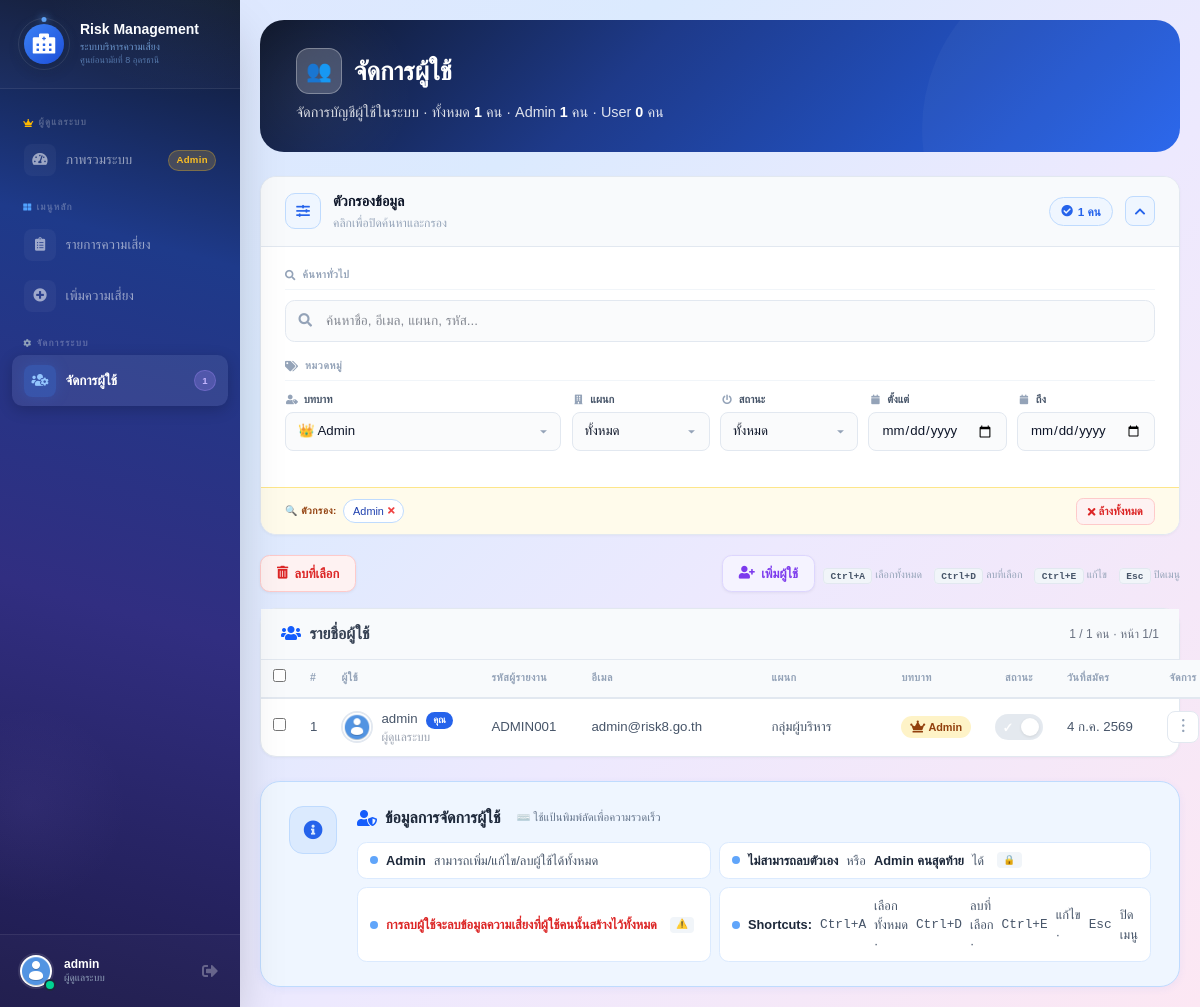
Screenshot of /users.php?role=admin (signed in) with the database file from the repository.
### tables this page shows
CREATE TABLE IF NOT EXISTS users (
    id INT AUTO_INCREMENT PRIMARY KEY,
    reporter_code VARCHAR(255) NOT NULL,
    username VARCHAR(50) NOT NULL,
    fullname VARCHAR(255) DEFAULT NULL,
    email VARCHAR(100) DEFAULT NULL,
    phone VARCHAR(20) DEFAULT NULL,
    department VARCHAR(255) DEFAULT NULL,
    password VARCHAR(255) NOT NULL,
    role ENUM('admin','user') DEFAULT 'user',
    enabled TINYINT(1) NOT NULL DEFAULT 1 COMMENT '0=ถูกระงับ, 1=ใช้งานได้',
    avatar VARCHAR(255) DEFAULT NULL,
    created_at TIMESTAMP DEFAULT CURRENT_TIMESTAMP,
    updated_at TIMESTAMP DEFAULT CURRENT_TIMESTAMP ON UPDATE CURRENT_TIMESTAMP,
    UNIQUE KEY username (username),
    UNIQUE KEY email (email),
    UNIQUE KEY reporter_code (reporter_code)
);

### users.php (the view, shortened to what this page needs)
<?php
require_once 'config/db.php';
function thaiDateShort($date) {
    $ts = strtotime($date);
    $months = ['', 'ม.ค.', 'ก.พ.', 'มี.ค.', 'เม.ย.', 'พ.ค.', 'มิ.ย.', 'ก.ค.', 'ส.ค.', 'ก.ย.', 'ต.ค.', 'พ.ย.', 'ธ.ค.'];
    return date('j', $ts) . ' ' . $months[date('n', $ts)] . ' ' . (date('Y', $ts) + 543);
}
$search       = trim($_GET['search'] ?? '');
$role_filter  = $_GET['role'] ?? '';
$dept_filter  = $_GET['department'] ?? '';
$status_filter = $_GET['status'] ?? '';
$date_from    = $_GET['date_from'] ?? '';
$date_to      = $_GET['date_to'] ?? '';
$page    = max(1, (int)($_GET['page'] ?? 1));
$perPage = 10;
$offset  = ($page - 1) * $perPage;
$where  = "WHERE 1=1";
$params = [];
if ($role_filter !== '') {
    $where .= " AND role = ?";
    $params[] = $role_filter;
}
$countStmt = $pdo->prepare("SELECT COUNT(*) FROM users $where");
$countStmt->execute($params);
$totalUsers = $countStmt->fetchColumn();
$totalPages = ceil($totalUsers / $perPage);
$dataSql = "SELECT id, username, fullname, email, phone, department, role, avatar, reporter_code, enabled, created_at FROM users $where ORDER BY id DESC LIMIT $perPage OFFSET $offset";
$stmt = $pdo->prepare($dataSql);
$stmt->execute($params);
$users = $stmt->fetchAll();
$adminCount = $pdo->query("SELECT COUNT(*) FROM users WHERE role = 'admin'")->fetchColumn();
$hasActiveFilters = ($search !== '' || $role_filter !== '' || $dept_filter !== '' || $status_filter !== '' || $date_from !== '' || $date_to !== '');
function buildUserPageUrl($page, $currentParams)
{
    $query = $currentParams;
    $query['page'] = $page;
    return 'users.php?' . http_build_query($query);
}
?>
<?php include 'includes/header.php'; ?>
<div class="flex h-screen">
    <?php include 'includes/sidebar.php'; ?>
    <div class="flex-1 p-4 md:p-5 overflow-y-auto">
        <div class="page-container">
            <div class="page-header">
                <h1><span class="icon-circle">👥</span> จัดการผู้ใช้</h1>
                <p>จัดการบัญชีผู้ใช้ในระบบ · ทั้งหมด <strong><?= number_format($totalUsers) ?></strong> คน · Admin <strong><?= $adminCount ?></strong> คน · User <strong><?= number_format($totalUsers - $adminCount) ?></strong> คน</p>
            </div>
            <div class="filter-card">
                <div class="filter-header" onclick="toggleFilter()">
                    <div class="filter-header-left">
                        <div class="filter-icon-circle"><i class="fas fa-sliders-h"></i></div>
                        <div>
                            <div class="filter-title">ตัวกรองข้อมูล</div>
                            <div class="filter-subtitle">คลิกเพื่อ<?= $hasActiveFilters ? 'ปิด' : 'เปิด' ?>ค้นหาและกรอง</div>
                        </div>
                    </div>
                    <div class="filter-header-right">
                        <?php if ($hasActiveFilters): ?><span class="filter-count-badge"><i class="fas fa-check-circle"></i> <?= number_format($totalUsers) ?> คน</span><?php endif; ?>
                        <div class="filter-toggle-icon <?= $hasActiveFilters ? 'open' : '' ?>" id="filterToggleIcon"><i class="fas fa-chevron-down"></i></div>
                    </div>
                </div>
                <div class="filter-collapse <?= $hasActiveFilters ? 'open' : '' ?>" id="filterCollapse">
                    <form method="GET" id="filterForm" action="users.php">
                        <div class="filter-body">
                            <div class="filter-section">
                                <div class="filter-section-title"><i class="fas fa-search"></i> ค้นหาทั่วไป</div>
                                <div class="search-row">
                                    <div class="search-box"><i class="fas fa-search search-icon"></i><input type="text" name="search" id="searchInput" value="<?= htmlspecialchars($search) ?>" placeholder="ค้นหาชื่อ, อีเมล, แผนก, รหัส..." autocomplete="off"></div>
                                </div>
                            </div>
                            <div class="filter-section">
                                <div class="filter-section-title"><i class="fas fa-tags"></i> หมวดหมู่</div>
                                <div class="filter-grid-5">
                                    <div class="filter-group"><label class="filter-label"><i class="fas fa-user-tag"></i> บทบาท</label><select name="role" class="filter-input auto-submit">
                                            <option value="admin" <?= $role_filter === 'admin' ? 'selected' : '' ?>>👑 Admin</option>
                                        </select></div>
                                    <div class="filter-group"><label class="filter-label"><i class="fas fa-building"></i> แผนก</label><select name="department" class="filter-input auto-submit">
                                            <option value="">ทั้งหมด</option>
                                        </select></div>
                                    <div class="filter-group"><label class="filter-label"><i class="fas fa-power-off"></i> สถานะ</label><select name="status" class="filter-input auto-submit">
                                            <option value="">ทั้งหมด</option>
                                        </select></div>
                                    <div class="filter-group"><label class="filter-label"><i class="fas fa-calendar"></i> ตั้งแต่</label><input type="date" name="date_from" value="<?= htmlspecialchars($date_from) ?>" class="filter-input auto-submit" max="<?= date('Y-m-d') ?>"></div>
                                    <div class="filter-group"><label class="filter-label"><i class="fas fa-calendar"></i> ถึง</label><input type="date" name="date_to" value="<?= htmlspecialchars($date_to) ?>" class="filter-input auto-submit" max="<?= date('Y-m-d') ?>"></div>
                                </div>
                            </div>
                        </div>
                        <?php if ($hasActiveFilters): ?>
                            <div class="active-filters-bar"><span class="active-filters-label">🔍 ตัวกรอง:</span>
                                <?php if ($role_filter): ?><span class="filter-tag"><?= $role_filter === 'admin' ? 'Admin' : 'User' ?> <a href="<?= buildUserPageUrl(1, array_merge($_GET, ['role' => ''])) ?>" class="remove-tag"><i class="fas fa-times"></i></a></span><?php endif; ?>
                                <a href="users.php" class="btn-clear-all"><i class="fas fa-times"></i> ล้างทั้งหมด</a>
                            </div>
                        <?php endif; ?>
                    </form>
                </div>
            </div>
            <div class="action-bar">
                <button id="deleteSelected" class="btn-action danger"><i class="fas fa-trash-alt"></i> ลบที่เลือก</button>
                <a href="user_form.php" class="btn-action add" style="margin-left:auto;"><i class="fas fa-user-plus"></i> เพิ่มผู้ใช้</a>
                <span class="shortcuts-hint">
                    <span><kbd>Ctrl+A</kbd> เลือกทั้งหมด</span>
                    <span><kbd>Ctrl+D</kbd> ลบที่เลือก</span>
                    <span><kbd>Ctrl+E</kbd> แก้ไข</span>
                    <span><kbd>Esc</kbd> ปิดเมนู</span>
                </span>
            </div>
            <?php if (empty($users)): ?>
                <div class="empty-state"><i class="fas fa-users-slash"></i>
                    <h3>ไม่พบผู้ใช้</h3>
                    <p><?= ($hasActiveFilters) ? 'ไม่มีข้อมูลตรงตามเงื่อนไข' : 'ยังไม่มีผู้ใช้ในระบบ' ?></p>
                </div>
            <?php else: ?>
                <div class="table-card">
                    <div class="table-header-bar">
                        <span class="font-semibold text-gray-700"><i class="fas fa-users text-blue-600 mr-1"></i> รายชื่อผู้ใช้</span>
                        <span class="text-xs text-gray-500"><?= count($users) ?> / <?= number_format($totalUsers) ?> คน · หน้า <?= $page ?>/<?= max(1, $totalPages) ?></span>
                    </div>
                    <div class="table-responsive">
                        <table>
                            <thead>
                                <tr>
                                    <th style="width:38px;"><input type="checkbox" id="selectAll"></th>
                                    <th style="width:35px;">#</th>
                                    <th style="min-width:150px;">ผู้ใช้</th>
                                    <th style="min-width:100px;">รหัสผู้รายงาน</th>
                                    <th style="min-width:180px;">อีเมล</th>
                                    <th style="min-width:130px;">แผนก</th>
                                    <th style="min-width:80px;">บทบาท</th>
                                    <th style="text-align:center;width:70px;">สถานะ</th>
                                    <th style="min-width:100px;">วันที่สมัคร</th>
                                    <th style="width:45px;text-align:center;">จัดการ</th>
                                </tr>
                            </thead>
                            <tbody>
                                <?php foreach ($users as $index => $user):
                                    $isEnabled = isset($user['enabled']) ? $user['enabled'] : 1;
                                ?>
                                    <tr>
                                        <td><input type="checkbox" class="user-checkbox" value="<?= $user['id'] ?>"></td>
                                        <td class="text-gray-400 text-sm"><?= ($page - 1) * $perPage + $index + 1 ?></td>
                                        <td>
                                            <div class="avatar-cell">
                                                <img src="avatars/<?= htmlspecialchars($user['avatar'] ?: 'default.png') ?>" class="avatar-img-sm" onerror="this.src='avatars/default.png'">
                                                <div style="min-width:0;">
                                                    <div class="font-medium truncate-cell" style="max-width:120px;" title="<?= htmlspecialchars($user['username']) ?>">
                                                        <?= htmlspecialchars($user['username']) ?>
                                                        <?php if ($user['id'] == $_SESSION['user_id']): ?>
                                                            <span class="pill pill-you">คุณ</span>
                                                        <?php endif; ?>
                                                    </div>
                                                    <?php if (!empty($user['fullname'])): ?>
                                                        <div class="text-xs text-gray-400 truncate-cell" style="max-width:120px;" title="<?= htmlspecialchars($user['fullname']) ?>">
                                                            <?= htmlspecialchars($user['fullname']) ?>
                                                        </div>
                                                    <?php endif; ?>
                                                </div>
                                            </div>
                                        </td>
                                        <td>
                                            <span class="truncate-cell" title="<?= htmlspecialchars($user['reporter_code'] ?? '-') ?>">
                                                <?= htmlspecialchars($user['reporter_code'] ?? '-') ?>
                                            </span>
                                        </td>
                                        <td>
                                            <span class="truncate-cell" title="<?= htmlspecialchars($user['email'] ?: '-') ?>">
                                                <?= htmlspecialchars($user['email'] ?: '-') ?>
                                            </span>
                                        </td>
                                        <td>
                                            <span class="truncate-cell" title="<?= htmlspecialchars($user['department'] ?: '-') ?>">
                                                <?= htmlspecialchars($user['department'] ?: '-') ?>
                                            </span>
                                        </td>
                                        <td><span class="pill <?= $user['role'] == 'admin' ? 'pill-admin' : 'pill-user' ?>"><i class="fas <?= $user['role'] == 'admin' ? 'fa-crown' : 'fa-user' ?> text-xs"></i> <?= $user['role'] == 'admin' ? 'Admin' : 'User' ?></span></td>
                                        <td style="text-align:center;">
                                            <label class="switch-wrapper" title="<?= $isEnabled ? 'คลิกเพื่อระงับการใช้งาน' : 'คลิกเพื่อเปิดการใช้งาน' ?>">
                                                <span class="switch-slider"></span>
                                            </label>
                                        </td>
                                        <td class="text-gray-500 text-sm"><?= thaiDateShort($user['created_at']) ?></td>
                                        <td>
                                            <div class="dropdown-wrapper">
                                                <button class="dropdown-toggle" onclick="toggleDropdown(event, 'udm-<?= $user['id'] ?>')" title="เมนู">⋮</button>
                                            </div>
                                        </td>
                                    </tr>
                                <?php endforeach; ?>
                            </tbody>
                        </table>
                    </div>
                </div>
            <?php endif; ?>
            <div class="info-card">
                <div class="info-icon-circle">
                    <i class="fas fa-info-circle"></i>
                </div>
                <div class="info-content">
                    <h4>
                        <i class="fas fa-user-shield text-blue-600"></i>
                        ข้อมูลการจัดการผู้ใช้
                        <span style="font-size:0.7rem;font-weight:400;color:#64748b;margin-left:0.5rem;">⌨️ ใช้แป้นพิมพ์ลัดเพื่อความรวดเร็ว</span>
                    </h4>
                    <ul>
                        <li><span class="dot"></span> <strong>Admin</strong> สามารถเพิ่ม/แก้ไข/ลบผู้ใช้ได้ทั้งหมด</li>
                        <li><span class="dot"></span> <strong>ไม่สามารถลบตัวเอง</strong> หรือ <strong>Admin คนสุดท้าย</strong> ได้ <span class="shortcut">🔒</span></li>
                        <li><span class="dot"></span> <span class="highlight">การลบผู้ใช้จะลบข้อมูลความเสี่ยงที่ผู้ใช้คนนั้นสร้างไว้ทั้งหมด</span> <span class="shortcut">⚠️</span></li>
                        <li><span class="dot"></span> <strong>Shortcuts:</strong> <kbd>Ctrl+A</kbd> เลือกทั้งหมด · <kbd>Ctrl+D</kbd> ลบที่เลือก · <kbd>Ctrl+E</kbd> แก้ไข · <kbd>Esc</kbd> ปิดเมนู</li>
                    </ul>
                </div>
            </div>
        </div>
    </div>
</div>
<?php include 'includes/footer.php'; ?>

### assets/css/custom.css (style rules this page uses)
:root { --primary: #2563eb; --primary-dark: #1e40af; --primary-light: #eff6ff; --primary-gradient: linear-gradient(135deg, #1e3a8a 0%, #1e40af 40%, #2563eb 100%); }
body { background: linear-gradient(135deg, #e0e7ff 0%, #dbeafe 30%, #ede9fe 60%, #fce7f3 100%); min-height: 100vh; font-family: 'Sarabun', sans-serif; }

### rows the page displays
users: index "1", avatar (placeholder picture), username "admin", shows "คุณ", fullname "ผู้ดูแลระบบ", reporter_code "ADMIN001", email "admin@risk8.go.th", department "กลุ่มผู้บริหาร", role "Admin", created_at "4 ก.ค. 2569"

### other values shown
$user_count "1"
$_SESSION['username'] "admin"
$totalUsers "1"
$adminCount "1"
$totalUsers - $adminCount "0"
count($users) "1"
$page "1"
max(1, $totalPages) "1"
